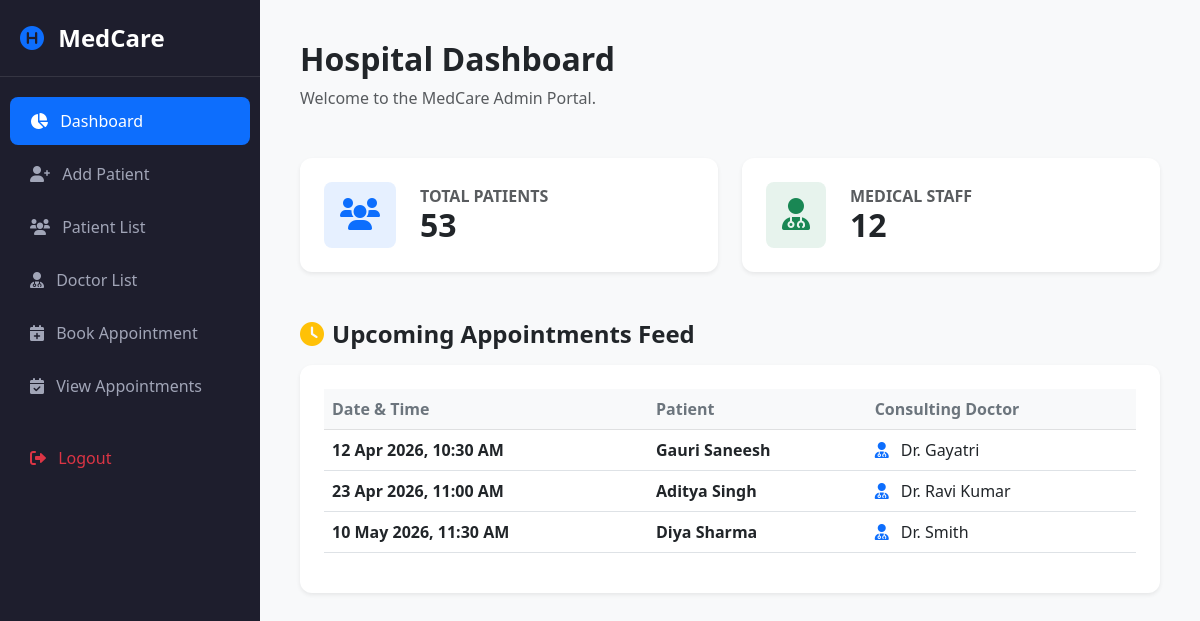
/dashboard.php (signed in), run on the app's committed database.
### tables this page shows
CREATE TABLE `appointments` (
  `appointment_id` int(11) NOT NULL,
  `patient_id` int(11) NOT NULL,
  `doctor_id` int(11) NOT NULL,
  `appointment_date` datetime NOT NULL,
  `appointment_time` time NOT NULL,
  `status` enum('Scheduled','Completed','Cancelled') DEFAULT 'Scheduled',
  `notes` text DEFAULT NULL,
  `created_at` timestamp NOT NULL DEFAULT current_timestamp()
);

CREATE TABLE `patient` (
  `patient_id` int(11) NOT NULL,
  `name` varchar(50) NOT NULL,
  `dob` date DEFAULT NULL,
  `gender` varchar(10) DEFAULT NULL,
  `phone` varchar(15) DEFAULT NULL,
  `doctor_id` int(11) DEFAULT NULL
);

CREATE TABLE `doctors` (
  `doctor_id` int(11) NOT NULL,
  `name` varchar(100) NOT NULL,
  `specialization` varchar(100) NOT NULL,
  `phone` varchar(20) NOT NULL,
  `email` varchar(100) DEFAULT NULL
);

### dashboard.php (the view)
<?php
include 'header.php';
$p_query = mysqli_query($conn, "SELECT COUNT(*) as total FROM patient");
$p_count = $p_query ? mysqli_fetch_assoc($p_query)['total'] : 0;
$d_query = mysqli_query($conn, "SELECT COUNT(*) as total FROM doctors");
$d_count = $d_query ? mysqli_fetch_assoc($d_query)['total'] : 0;
$join_query = "
    SELECT
        a.appointment_date,
        p.name AS patient_name,
        d.name AS doctor_name
    FROM appointments a
    INNER JOIN patient p ON a.patient_id = p.patient_id
    INNER JOIN doctors d ON a.doctor_id = d.doctor_id
    WHERE a.appointment_date >= NOW()
    ORDER BY a.appointment_date ASC
    LIMIT 5
";
$upcoming_appointments = mysqli_query($conn, $join_query);
?>
<div class="mb-5">
    <h2 class="fw-bold">Hospital Dashboard</h2>
    <p class="text-muted">Welcome to the MedCare Admin Portal.</p>
</div>
<div class="row g-4 mb-5">
    <div class="col-md-6">
        <div class="card p-4 border-0 shadow-sm">
            <div class="d-flex align-items-center">
                <div class="bg-primary bg-opacity-10 p-3 rounded-3 text-primary me-4">
                    <i class="fas fa-users fa-2x"></i>
                </div>
                <div>
                    <h6 class="text-muted mb-0 fw-bold">TOTAL PATIENTS</h6>
                    <h2 class="fw-bold mb-0"><?= $p_count; ?></h2>
                </div>
            </div>
        </div>
    </div>
    <div class="col-md-6">
        <div class="card p-4 border-0 shadow-sm">
            <div class="d-flex align-items-center">
                <div class="bg-success bg-opacity-10 p-3 rounded-3 text-success me-4">
                    <i class="fas fa-user-md fa-2x"></i>
                </div>
                <div>
                    <h6 class="text-muted mb-0 fw-bold">MEDICAL STAFF</h6>
                    <h2 class="fw-bold mb-0"><?= $d_count; ?></h2>
                </div>
            </div>
        </div>
    </div>
</div>
<h4 class="fw-bold mb-3"><i class="fas fa-clock text-warning me-2"></i>Upcoming Appointments Feed</h4>
<div class="card p-4 border-0 shadow-sm">
    <div class="table-responsive">
        <table class="table table-hover align-middle">
            <thead class="table-light">
                <tr>
                    <th class="text-secondary">Date & Time</th>
                    <th class="text-secondary">Patient</th>
                    <th class="text-secondary">Consulting Doctor</th>
                </tr>
            </thead>
            <tbody>
                <?php
                if ($upcoming_appointments && mysqli_num_rows($upcoming_appointments) > 0) {
                    while($row = mysqli_fetch_assoc($upcoming_appointments)) {
                        $formatted_date = date('d M Y, h:i A', strtotime($row['appointment_date']));
                ?>
                <tr>
                    <td class="fw-semibold text-dark"><?= $formatted_date; ?></td>
                    <td class="fw-bold"><?= htmlspecialchars($row['patient_name']); ?></td>
                    <td><i class="fas fa-user-md text-primary me-2"></i> Dr. <?= htmlspecialchars($row['doctor_name']); ?></td>
                </tr>
                <?php
                    }
                } else {
                    echo "<tr><td colspan='3' class='text-center py-4 text-muted'>No upcoming appointments scheduled.</td></tr>";
                }
                ?>
            </tbody>
        </table>
    </div>
</div>
</div> </body>
</html>

### header.php (style rules this page uses)
body { background-color: #f8f9fa; font-family: 'Segoe UI', Tahoma, Geneva, Verdana, sans-serif; overflow-x: hidden; }
.card { border: none; border-radius: 12px; box-shadow: 0 4px 15px rgba(0,0,0,0.05); }

### data on the page
appointments: appointment_date "12 Apr 2026, 10:30 AM", patient.name "Gauri Saneesh", doctor.name "Gayatri"
appointments: appointment_date "23 Apr 2026, 11:00 AM", patient.name "Aditya Singh", doctor.name "Ravi Kumar"
appointments: appointment_date "10 May 2026, 11:30 AM", patient.name "Diya Sharma", doctor.name "Smith"

### other printed values
$p_count "53"
$d_count "12"
